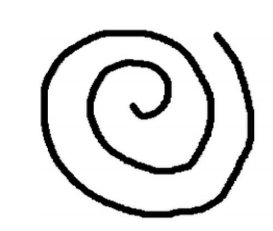
#> input picture Images/testing.png, 273 x 231 px
$ jupyter execute 'Alternate Segmetation.ipynb'   (older library calls are emulated)
#> lines starting #> are read from the running program, lines starting #| are printed output that depends on the picture; after the words box and inside, x2 and y2 are one past the last pixel; in counts of white or black regions, pixels touching at a corner belong together; long printed decimals are rounded
[cell 1]
import cv2
import math
import numpy as np
from copy import deepcopy
import matplotlib.pyplot as plt
from scipy.ndimage import gaussian_filter1d

[cell 2]
# IMAGE_DIR = "../Images/Unet_Images"
file_name = "../Images/testing.png"
image = cv2.imread(file_name)
#> image is the input picture: shape (231, 273, 3); min 0, max 255, mean 224.8
# [5 lines of commented-out code are left out]

fx = np.zeros((image.shape[0], image.shape[1]))
fy = np.zeros((image.shape[0], image.shape[1]))
for i in range(image.shape[0]):
    for channel in range(image.shape[2]):
        fx[i] += gaussian_filter1d(image[i, :, channel], sigma = 3)
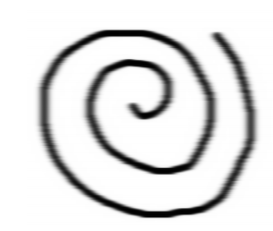
#> fx: shape (231, 273) float64; min 0, max 765, mean 673.4; drawn with min black and max white
for i in range(image.shape[1]):
    for channel in range(image.shape[2]):
        fy[:, i] += gaussian_filter1d(image[:, i, channel], sigma = 3)
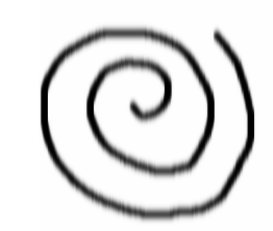
#> fy: shape (231, 273) float64; min 0, max 765, mean 672.7; drawn with min black and max white

deltaX = deepcopy(fx)
deltaY = deepcopy(fy)
for i in range(fx.shape[0]):
    deltaX[i] = gaussian_filter1d(fx[i], sigma = 3.5)
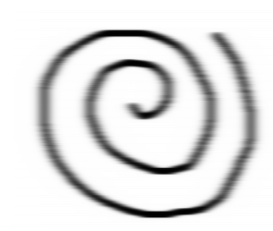
#> deltaX: shape (231, 273) float64; min 0.0141, max 765, mean 673.4; drawn with min black and max white
for i in range(fy.shape[1]):
    deltaY[:, i] = gaussian_filter1d(fy[:, i], sigma = 3.5)
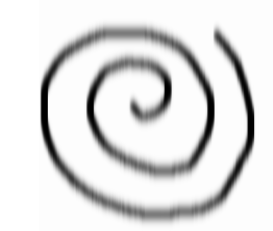
#> deltaY: shape (231, 273) float64; min 0, max 765, mean 672.7; drawn with min black and max white

stacked_sobel = np.dstack([deltaX, deltaY])

plt.imshow(image)
plt.show()
plt.imshow(fx)
plt.show()
plt.imshow(fy)
plt.show()
plt.imshow(deltaX)
plt.show()
plt.imshow(deltaY)
plt.show()
# [6 lines of commented-out code are left out]

[cell 3]
def zero_pad(image, ksize = 3):
    padding = (ksize - 1) // 2
    padded_image = np.zeros((image.shape[0] + (padding*2), image.shape[1] + (padding*2), image.shape[2]))
    padded_image[padding:image.shape[0] + padding, padding:image.shape[1] + padding, ] = image
    return padded_image

def dsm(image, N = 9, threshold = 0.7):
#> called with image = array of shape (231, 273, 2), N = 5, threshold = 0.96
    padding = (N - 1) // 2
    dsm_matrix = np.zeros((image.shape[0], image.shape[1]))
    for i in range(padding, image.shape[0] - padding):
        for j in range(padding, image.shape[1] - padding):
            window = image[i - padding : i + padding + 1, j - padding : j + padding + 1]
            covariance_matrix = np.zeros((2, 2))
            for row in range(N):
                for column in range(N):
                    matrix = window[row, column].reshape(2, 1)
                    covariance_matrix += matrix @ matrix.T
            eigenvalues, _ = np.linalg.eigh(covariance_matrix)
            eigenvalues = np.sqrt(eigenvalues)
            value = eigenvalues[1] / sum(eigenvalues)
            if np.isnan(value):
                value = 0.5
            dsm_matrix[i, j] = value
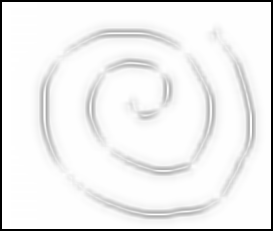
#> dsm_matrix: shape (231, 273) float64; min 0, max 1, mean 0.938
    output = dsm_matrix[padding:dsm_matrix.shape[0] - padding, padding:dsm_matrix.shape[1] - padding, ]
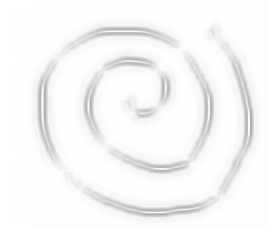
#> output: shape (227, 269) float64; min 0.671, max 1, mean 0.969
    print(np.max(output))
#| 1.0
    print(np.min(output))
#| 0.6712
    output = np.where(output >= threshold, 1, 0)
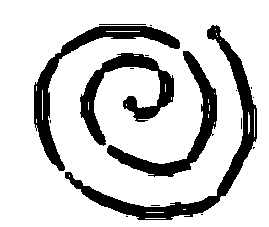
#> output: shape (227, 269) int64; values 0 (black) and 1 (white), 80.7% white; 17 black regions (12 under 20 px), largest, box (x1, y1, x2, y2) and area: (65, 25, 257, 220) 3862, (34, 26, 180, 171) 2860, (80, 53, 174, 146) 2552, (107, 51, 217, 177) 2431, (99, 24, 146, 25) 47
    return output

padded_sobel = zero_pad(stacked_sobel, ksize = 5)
dsm_output = dsm(stacked_sobel, N = 5, threshold = 0.96)

canny_output = cv2.Canny(image, 100, 200)
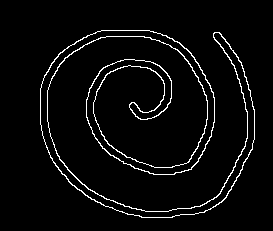
#> canny_output: shape (231, 273); 4% white in thin lines or dots, all inside (x1, y1, x2, y2) = (40, 30, 255, 218)

plt.imshow(image)
plt.xticks([])
plt.yticks([])
plt.show()
plt.imshow(dsm_output, cmap = "gray")
plt.xticks([])
plt.yticks([])
plt.show()
plt.imshow(canny_output, cmap = "gray")
plt.xticks([])
plt.yticks([])
plt.show()

[cell 4]
kernel_dil = np.ones((5, 5), np.uint8)
kernel_ero = np.ones((3, 3), np.uint8)
erode = cv2.erode(dsm_output.astype(np.uint8), kernel_ero, iterations = 1)
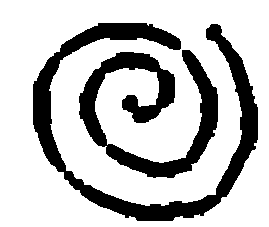
#> erode: shape (227, 269); values 0 (black) and 1 (white), 75.4% white; 2 black regions, box (x1, y1, x2, y2) and area: (33, 23, 258, 221) 8735, (79, 50, 218, 178) 6273
dilate = cv2.dilate(erode, kernel_dil, iterations = 1)
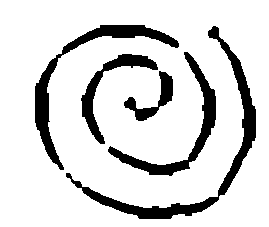
#> dilate: shape (227, 269); values 0 (black) and 1 (white), 84.5% white; 5 black regions, box (x1, y1, x2, y2) and area: (66, 26, 256, 219) 3119, (35, 25, 179, 170) 2405, (108, 52, 216, 176) 1908, (81, 54, 158, 144) 1280, (124, 71, 173, 121) 737
erode = cv2.erode(dilate, kernel_ero, iterations = 2)
#> erode: shape (227, 269); values 0 (black) and 1 (white), 75.5% white; 2 black regions, box (x1, y1, x2, y2) and area: (33, 23, 258, 221) 8690, (79, 50, 218, 178) 6252

plt.imshow(dilate, cmap = "gray")
plt.xticks([])
plt.yticks([])
plt.show()
plt.imshow(erode, cmap = "gray")
plt.xticks([])
plt.yticks([])
plt.show()
